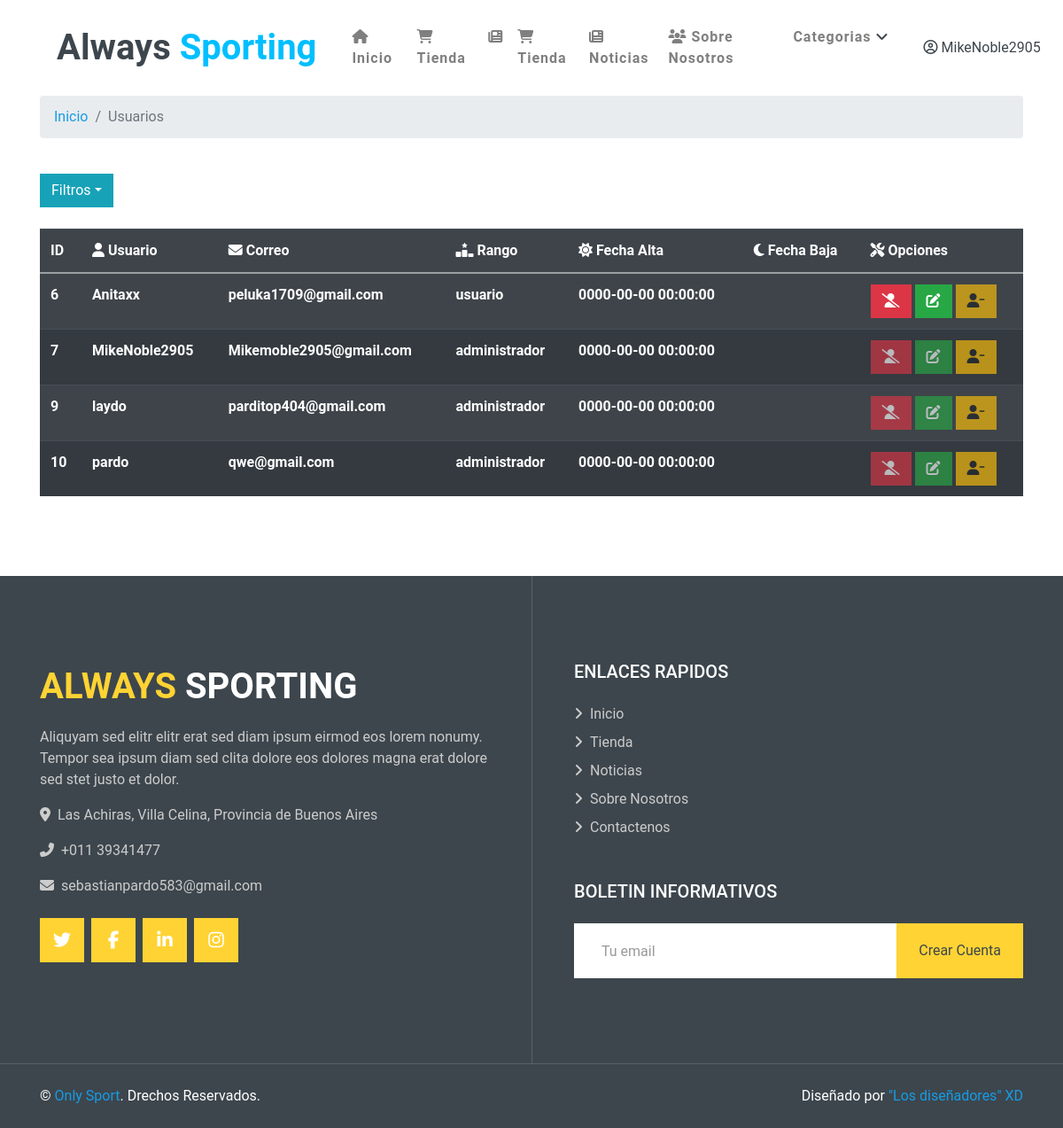
/lista_usu.php (signed in), run on an earlier commit of the app's database.
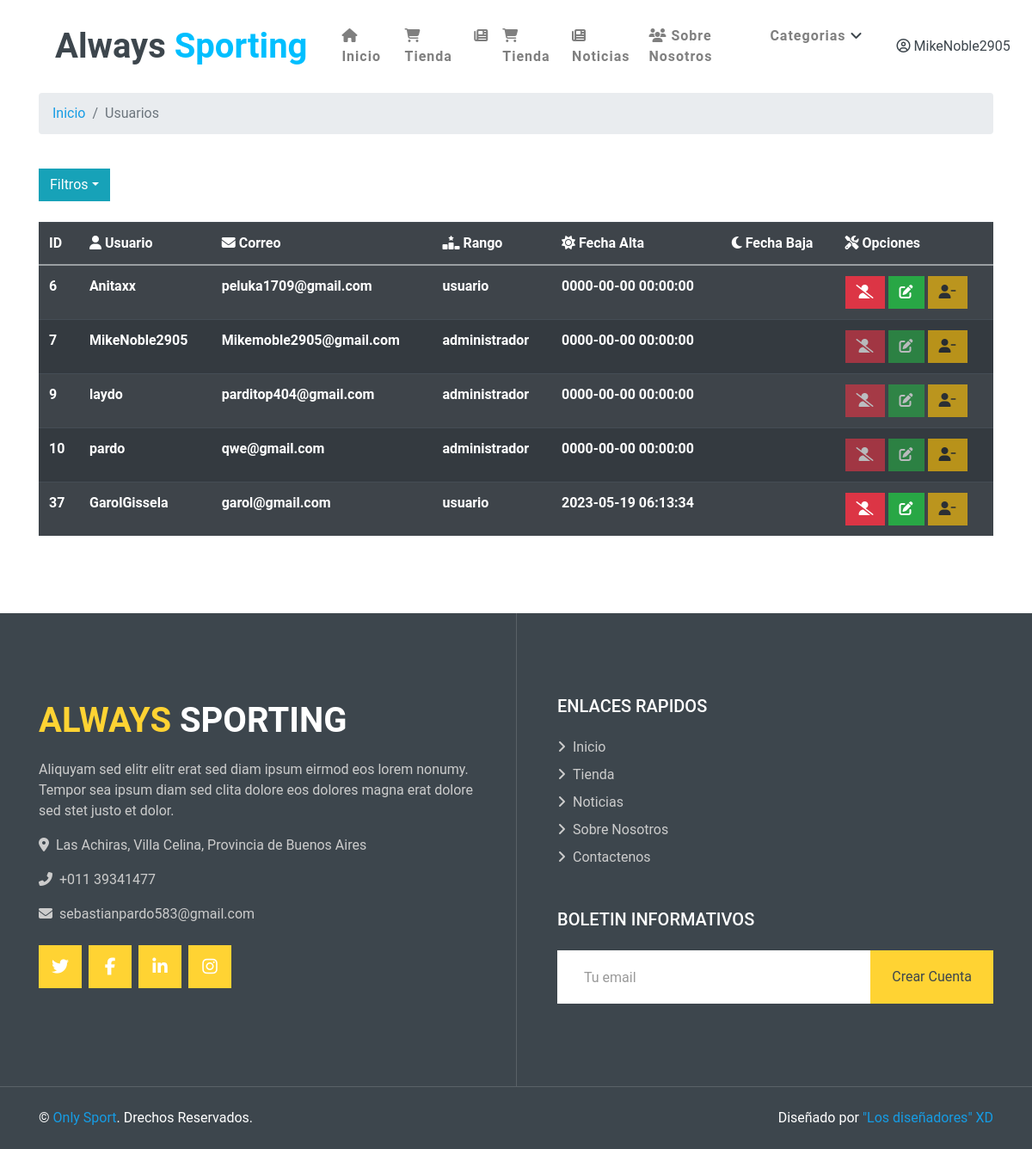
And on a later commit of the database.
### tables this page shows
CREATE TABLE `usuarios` (
  `id` int(11) UNSIGNED NOT NULL,
  `user_name` varchar(50) NOT NULL,
  `contra` varchar(100) NOT NULL,
  `email` varchar(50) NOT NULL,
  `rol` int(11) NOT NULL,
  `fecha_alta` datetime NOT NULL,
  `fecha_baja` datetime DEFAULT NULL,
  `descrip` varchar(500) NOT NULL DEFAULT 'Amo el deporte.'
);

CREATE TABLE `roles` (
  `id_rol` int(11) UNSIGNED NOT NULL,
  `rol` varchar(50) NOT NULL
);

### lista_usu.php (called while the page is built, shortened)
<?php
require_once "includes/config.php";
$sql= "SELECT * FROM usuarios INNER JOIN roles ON usuarios.rol = roles.id_rol";
$res = mysqli_query($conn, $sql);
$list_usser = mysqli_fetch_all($res, MYSQLI_ASSOC);
require_once "views/layout.php";

### views/lista_usu.php (the view, shortened to what this page needs)
<link href="css/style.css" rel="stylesheet">
<div class="container">
    <nav aria-label="breadcrumb">
        <ol class="breadcrumb">
            <li class="breadcrumb-item"><a href="index.php" class="link-info" style="text-decoration: none;">Inicio</a></li>
            <li class="breadcrumb-item active" aria-current="page"><a class="link-dark" style="text-decoration: none;">Usuarios</a></li>
        </ol>
    </nav>
</div>
<br>
<div class="container">
    <button type="button" class="btn btn-info dropdown-toggle" data-toggle="dropdown" > Filtros<span class="caret"></span></button>&nbsp;&nbsp;
</div>
<br>
<div class="container">
    <table class="table table-dark table-striped">
        <tr>
            <th> ID </th>
            <th><i class="fa-solid fa-user"></i> Usuario </th>
            <th><i class="fa-solid fa-envelope"></i> Correo </th>
            <th><i class="fa-solid fa-ranking-star"></i> Rango </th>
            <th><i class="fa-solid fa-sun"></i> Fecha Alta </th>
            <th><i class="fa-solid fa-moon"></i> Fecha Baja </th>
            <th><i class="fa-solid fa-screwdriver-wrench" ></i> Opciones </th>
        </tr>
        <tbody>
            <?php foreach ($list_usser as $usser) {
                if ($_SESSION['usuario']['rol'] > 1) {
            ?>
                    <tr>
                        <th><?php echo $usser['id']; ?></th>
                        <th><?php echo $usser['user_name']; ?></th>
                        <th><?php echo $usser['email']; ?></th>
                        <th><?php echo $usser['rol']; ?></th>
                        <th><?php echo $usser['fecha_alta']; ?></th>
                        <th><?php echo $usser['fecha_baja']; ?></th>
                        <td>
                            <a class="btn btn-danger <?php echo $usser['rol'] == "administrador" ? 'disabled' : '' ?>" href="listas_opciones_usu.php?id=<?php echo $usser['id'] ?>" data-toggle="tooltip" data-placement="top" title="Eliminar"><i class="fa-solid fa-user-slash" ></i></a>
                            <a class="btn btn-success <?php echo $usser['rol'] == "moderador" ? 'disabled' : '' ?><?php echo $usser['rol'] == "administrador" ? 'disabled' : '' ?>" href="listas_opciones_usu.php?mod=<?php echo $usser['id'] ?>" data-toggle="tooltip" data-placement="top" title="Asender"><i class="fas fa-edit" ></i></a>
                            <a class="btn btn-warning <?php echo $usser['rol'] == "administrador" ? 'disabled' : '' ?><?php echo $usser['rol'] == "usuario" ? 'disabled' : '' ?>" href="listas_opciones_usu.php?id_reset=<?php echo $usser['id'] ?>" data-toggle="tooltip" data-placement="top" title="Desender"><i class="fa-solid fa-user-minus"></i></a>
                        </td>
                <?php }
            } ?>
                    </tr>
        </tbody>
    </table>
</div>

### views/layout.php (shortened to what this page needs)
<!DOCTYPE html>
<html lang="en">
<head>
  <link href="css/seeker.css" rel="stylesheet">
  <link rel="stylesheet" href="https://stackpath.bootstrapcdn.com/bootstrap/4.1.3/css/bootstrap.min.css">
  <link href="lib/animates/SuperTux.min.css" rel="stylesheet">
  <link href="lib/tempusdominus/css/tempusdominus-bootstrap-4.min.css" rel="stylesheet" />
  <link href="css/naruto.css" rel="stylesheet">
  <link href="css/styles.min.css" rel="stylesheet">
  <link href="css/xd.css" rel="stylesheet">
</head>
<body>
  <header>
    <?php require_once "navbar.php"; ?>
  </header>
  <?php
  $section = (isset($section)) ? $section : 'home';
  require_once $section . '.php';
  ?>
  <footer>
    <?php require_once "footer.php"; ?>
</body>
</html>

### views/navbar.php (shortened to what this page needs)
<div class="container-fluid p-0">
    <nav class="navbar navbar-expand-lg bg-white navbar-light py-3 py-lg-0 px-lg-5">
        <a href="index.php" class="navbar-brand ml-lg-3">
            <h1 class="m-0 " color="Deepskyblue"><span class="text-dark">Always</span>
                <font color="00BFFF">Sporting</font>
            </h1>
        </a>
        <div class="collapse navbar-collapse justify-content-between px-lg-3" id="navbarCollapse">
            <div class="navbar-nav m-auto py-0">
                <a href="index.php" onMouseover="this.style.color='Deepskyblue'" onMouseout="this.style.color='Dimgray'" class="nav-link "><i class="fa-solid fa-house"></i>
                    Inicio</a>
                <a href="shop.php" onMouseover="this.style.color='Deepskyblue'"
                    onMouseout="this.style.color='Dimgray'" class=" nav-link "><i
                        class="fa-solid fa-cart-shopping"></i> Tienda</a>
                <a href="noticias.php" onMouseover="this.style.color='Deepskyblue'"
                    onMouseout="this.style.color='Dimgray'" class=" nav-link "><i class="fa-solid fa-newspaper"></i>
                <a href="shop.php" onMouseover="this.style.color='Deepskyblue'" onMouseout="this.style.color='Dimgray'" class=" nav-link "><i class="fa-solid fa-cart-shopping"></i> Tienda</a>
                <a href="add_notices.php" onMouseover="this.style.color='Deepskyblue'" onMouseout="this.style.color='Dimgray'" class=" nav-link "><i class="fa-solid fa-newspaper"></i> Noticias</a>
                <a href="about_us.php" onMouseover="this.style.color='Deepskyblue'" onMouseout="this.style.color='Dimgray'" class=" nav-link "><i class="fa-solid fa-users"></i>
                    Sobre Nosotros</a>
                <div class="nav-item dropdown">
                    <a href="#" onMouseover="this.style.color='Deepskyblue'" onMouseout="this.style.color='gray'" class="nav-link  dropdown-toggle" data-toggle="dropdown">Categorias <i class="fa fa-angle-down text-dark"></i>
                    </a>
                </div>
            </div>
            <?php
            if (isset($_SESSION['usuario'])) {
            ?>
                <div class="nav-item dropdown col-lg-2">
                    <a href="#" onMouseover="this.style.color='Deepskyblue'" onMouseout="this.style.color='gray'" class="nav-link text-dark dropdown-toggle" data-toggle="dropdown"><i class="fa-regular fa-circle-user"></i>
                        <?php echo $_SESSION['usuario']['user_name']; ?>
                    </a>
                </div>
            <?php } ?>
        </div>
    </nav>
</div>

### views/footer.php (shortened to what this page needs)
   <div class="footer container-fluid position-relative bg-dark py-5" style="margin-top: 90px;">
        <div class="container pt-5">
            <div class="row">
                <div class="col-lg-6 pr-lg-5 mb-5">
                    <a href="index.php" class="navbar-brand">
                        <h1 class="mb-3 text-white"><span class="text-primary">ALWAYS</span> SPORTING</h1>
                    </a>
                    <p>Aliquyam sed elitr elitr erat sed diam ipsum eirmod eos lorem nonumy. Tempor sea ipsum diam  sed clita dolore eos dolores magna erat dolore sed stet justo et dolor.</p>
                    <p><i class="fa fa-map-marker-alt mr-2"></i>Las Achiras, Villa Celina, Provincia de Buenos Aires</p>
                    <p><i class="fa fa-phone-alt mr-2"></i>+011 39341477</p>
                    <p><i class="fa fa-envelope mr-2"></i>sebastianpardo583@gmail.com</p>
                    <div class="d-flex justify-content-start mt-4">
                        <a class="btn btn-lg btn-primary btn-lg-square mr-2" href="#"><i class="fab fa-twitter"></i></a>
                        <a class="btn btn-lg btn-primary btn-lg-square mr-2" href="#"><i class="fab fa-facebook-f"></i></a>
                        <a class="btn btn-lg btn-primary btn-lg-square mr-2" href="#"><i class="fab fa-linkedin-in"></i></a>
                        <a class="btn btn-lg btn-primary btn-lg-square" href="#"><i class="fab fa-instagram"></i></a>
                    </div>
                </div>
                <div class="col-lg-6 pl-lg-5">
                    <div class="row">
                        <div class="col-sm-6 mb-5">
                            <h5 class="text-white text-uppercase mb-4">Enlaces Rapidos</h5>
                            <div class="d-flex flex-column justify-content-start">
                                <a class="text-white-50 mb-2" href="index.php"><i class="fa fa-angle-right mr-2"></i>Inicio</a>
                                <a class="text-white-50 mb-2" href="shop.php"><i class="fa fa-angle-right mr-2"></i>Tienda</a>
                                <a class="text-white-50 mb-2" href="add_notice.php"><i class="fa fa-angle-right mr-2"></i>Noticias</a>
                                <a class="text-white-50 mb-2" href="about_us.php"><i class="fa fa-angle-right mr-2"></i>Sobre Nosotros</a>
                                <a class="text-white-50" href="mailto:sebastianpardo583@gmail.com"><i class="fa fa-angle-right mr-2"></i>Contactenos</a>
                            </div>
                        </div>
                        <div class="col-sm-12 mb-5">
                            <h5 class="text-white text-uppercase mb-4">Boletin Informativos</h5>
                            <div class="w-100">
                                <div class="input-group">
                                    <input type="text" class="form-control border-light" style="padding: 30px;" placeholder="Tu email">
                                    <div class="input-group-append">
                                        <button href="register.php"class="btn btn-primary px-4">Crear Cuenta</button>
                                    </div>
                                </div>
                            </div>
                        </div>
                    </div>
                </div>
            </div>
        </div>
    </div>
    <div class="container-fluid bg-dark text-light border-top py-4" style="border-color: rgba(256, 256, 256, .15) !important;">
        <div class="container">
            <div class="row">
                <div class="col-md-6 text-center text-md-left mb-3 mb-md-0">
                    <p class="m-0 text-white">&copy; <a href="#">Only Sport</a>. Drechos Reservados.</p>
                </div>
                <div class="col-md-6 text-center text-md-right">
                    <p class="m-0 text-white">Diseñado por <a href="https://htmlcodex.com"> "Los diseñadores" XD</a></p>
                </div>
            </div>
        </div>
    </div>
</body>
</html>

### css/xd.css (style rules this page uses)
body,html { height: 100%; width: 100%; margin: 0; padding: 0; background: #ffffff !important; }

What changed in the data, as far as the page shows it:
added usuarios: id "37", user_name "GarolGissela", email "garol@gmail.com", roles.rol "usuario", fecha_alta "2023-05-19 06:13:34"
